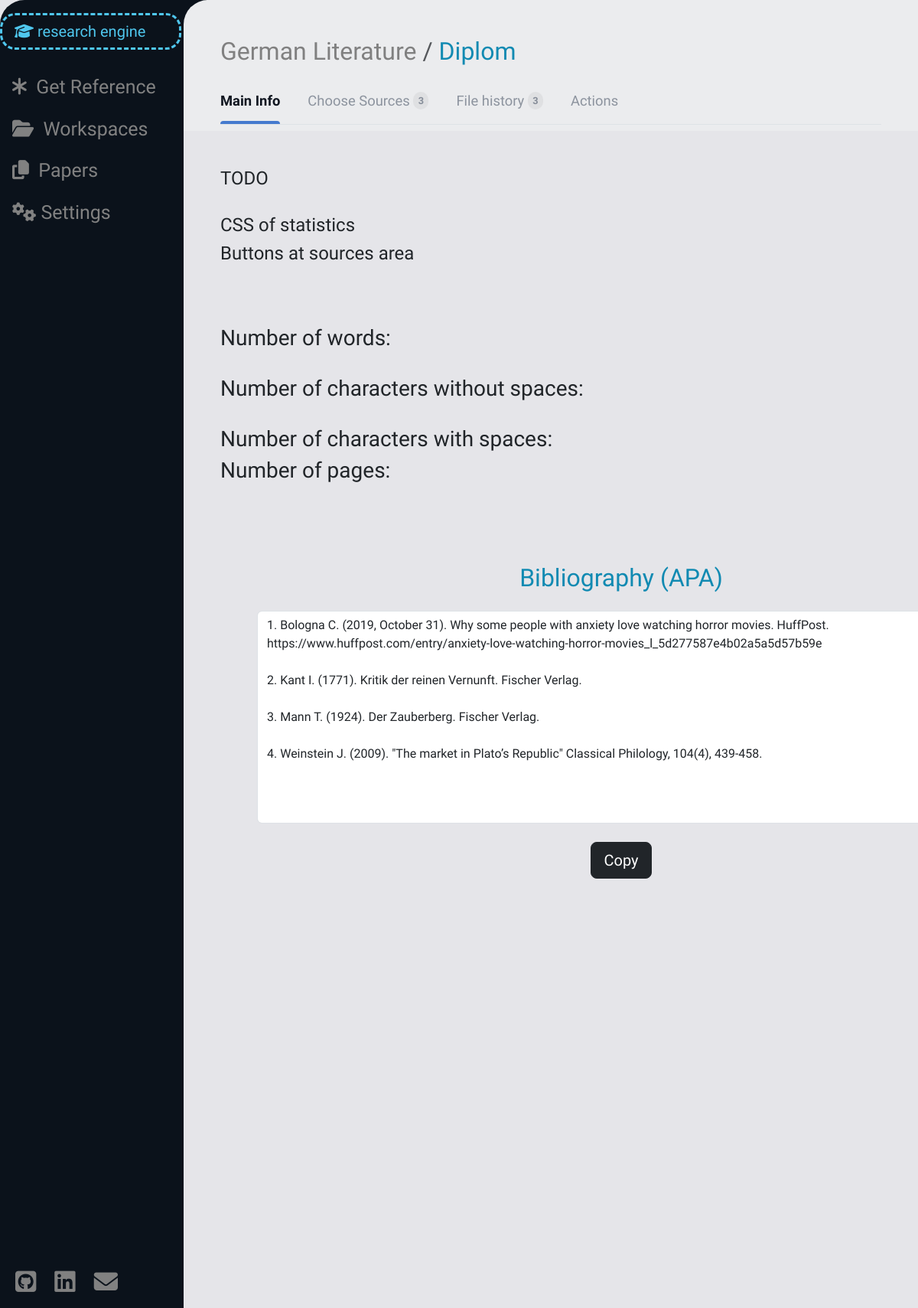
Screenshot of /paper_space/7 (signed in) with the database file from the repository.
### paper_work/models.py (models this page shows, shortened)
class Paper(models.Model):
    work_space = models.ForeignKey(WorkSpace, on_delete=models.CASCADE, related_name="papers")
    user = models.ForeignKey(User, on_delete=models.CASCADE, related_name="papers")
    title = models.CharField(max_length=50, unique=True)
    citation_style = models.CharField(max_length=3, choices=CITATION_STYLES)
    sources = models.ManyToManyField(Source, related_name="papers")
    archived = models.BooleanField(default=False)
    def __str__(self):
        return self.title
    def get_last_file_id(self) -> int | None:
        try:
            return PaperFile.objects.filter(paper=self).order_by("-pk")[0].pk
        except IndexError:
            return None

class Bibliography(models.Model):
    paper = models.OneToOneField(Paper, on_delete=models.CASCADE, related_name="bibliography")
    apa = models.TextField(blank=True)
    mla = models.TextField(blank=True)

### work_space/models.py (models this page shows, shortened)
class WorkSpace(models.Model):
    owner = models.ForeignKey(User, on_delete=models.CASCADE, related_name="work_spaces")
    members = models.ManyToManyField(User, related_name="guest_work_spaces")
    title = models.CharField(max_length=50)
    archived = models.BooleanField(default=False)
    def __str__(self):
        return self.title

### paper_work/views.py (the view)
# urls.py: path("paper_space/<int:paper_id>", views.paper_space, name="paper_space"),
@login_required(redirect_field_name=None)
def paper_space(request, paper_id):
    paper = check_paper(paper_id, request.user)
    sources = paper.sources.all()
    paper_files = get_paper_files(paper)
    paper_data = {
        "paper": paper,
        "paper_sources": sources,
        "paper_files": paper_files,
        "number_of_sources": len(sources),
        "number_of_files": len(paper_files),
        "last_file_id": paper.get_last_file_id(),
        "bibliography": get_right_bibliography(paper),
        "chosen_source_ids": get_chosen_source_ids(paper),
        "space_sources": get_work_space_sources(paper.work_space),
        "available_spaces": get_available_spaces(paper, request.user),
        "new_file_form": UploadPaperFileForm(),
        "rename_form": RenamePaperForm().set_initial(paper.title),
        "work_spaces": get_user_work_spaces(request.user),
        "papers": get_user_papers(request.user)
    }
    return render(request, "main/paper_space.html", paper_data)

### file_handling/forms.py
class UploadPaperFileForm(forms.Form):
    file = forms.FileField(widget=forms.FileInput(attrs={
        "accept": ACCEPTED_UPLOAD_FORMATS,
        "type": "file",
        "id": "file-field",
        "class": LARGE_FILE_FIELD,
        "placeholder": "File"})
    )
    commit_text = forms.CharField(required=False, widget=forms.TextInput(attrs={
        "type": "text",
        "id": "commit-field",
        "class": CLASS_,
        "autocomplete": "off",
        "placeholder": "Commit text"
    }))

### paper_work/forms.py
class RenamePaperForm(NewPaperForm):
    def set_initial(self, paper_title: str):
        self.fields["title"].initial = paper_title
        return self

### bookshelf/models.py (called while the page is built)
    def cast(self):
        return self.real_type.get_object_for_this_type(pk=self.pk)

    def get_file(self) -> SourceFile | None:
        try:
            return SourceFile.objects.get(source=self)
        except ObjectDoesNotExist:
            return None

    def get_type(self) -> str:
        source_type = self.cast()
        match source_type:
            case Book():
                return "book"
            case Article():
                return"article"
            case Chapter():
                return "chapter"
            case Webpage():
                return "webpage"

### file_handling/models.py (called while the page is built)
    def __str__(self):
        return f"{self.paper} #{self.version_number.split('#')[-1]}"

### paper_work/bibliography.py (called while the page is built)
def get_right_bibliography(paper: Paper) -> str | None:
    bibliography = get_bibliography(paper)
    if not bibliography:
        return None
    if paper.citation_style == "APA":
        return bibliography.apa
    elif paper.citation_style == "MLA":
        return bibliography.mla
    else:
        return None

def get_bibliography(paper: Paper) -> Bibliography | None:
    try:
        return Bibliography.objects.get(paper=paper)
    except ObjectDoesNotExist:
        return None

### paper_work/helpers.py (called while the page is built)
def get_available_spaces(paper: Paper, user: User) -> list:
    users_spaces = get_user_work_spaces(user)
    return [space for space in users_spaces if space != paper.work_space]

def get_paper_files(paper: Paper):
    return PaperFile.objects.filter(paper=paper).order_by("-version_number")

def get_chosen_source_ids(paper: Paper) -> list:
    return [source.pk for source in paper.sources.all()]

### user_management/helpers.py (called while the page is built)
def get_user_work_spaces(user: User, archived=False) -> list:
    return list(chain(user.work_spaces.filter(archived=archived), user.guest_work_spaces.filter(archived=archived)))

def get_user_papers(user: User, archived=False):
    return user.papers.filter(archived=archived)

### templates/main/paper_space.html (shortened to what this page needs)
{% extends "layout.html" %}
{% load static %}
{% block header %}
    <nav aria-label="breadcrumb">
        <ol class="breadcrumb">
            <li class="breadcrumb-item"><a href="{% url 'work_space:space_view' paper.work_space.pk %}" class="color-grey">{{ paper.work_space }}</a></li>
            <li class="breadcrumb-item active light-blue" aria-current="page">
                <h2 class="one-liner light-blue">{{ paper }}&nbsp;</h2>
            </li>
        </ol>
    </nav>
{% endblock %}
{% block nav_links %}
    <nav class="nav-tabs" id="nav-tabs">
        <a onclick="show_paper_area('main-area');return false" href="#" type="button" class="active">
            Main Info
        </a>
        <a onclick="show_paper_area('sources-area');return false" href="#" type="button">
            Choose Sources&nbsp;<span>{{ number_of_sources }}</span>
        </a>
        <a onclick="show_paper_area('files-area');return false" href="#" type="button">
            File history&nbsp;<span>{{ number_of_files }}</span>
        </a>
        <a onclick="show_paper_area('actions-area');return false" href="#" type="button" id="actions-button">
            Actions
        </a>
    </nav>
{% endblock %}
{% block body %}
    <div class="paper-area" id="main-area">
        <h4>TODO</h4>
        <br>
        <h4>CSS of statistics</h4>
        <h4>Buttons at sources area</h4>
        <br><br><br>
        {% if last_file_id %}
            <h3>Number of words: <div id="number-of-words"></div></h3>
            <br>
            <h3>Number of characters without spaces: <div id="characters-no-space"></div></h3>
            <br>
            <h3>Number of characters with spaces: <div id="characters-with-space"></div></h3>
            <h3>Number of pages: <div id="number-of-pages"></div></h3>
        {% else %}
            <a onclick="open_paper_actions(); return false" class="light-blue" href="#" type="button">
                <h1>Upload your first file to see statistics!</h1>
            </a>
        {% endif %}
        <br><br><br><br>
        {% if paper_sources %}
            <div>
                <h2 class="mb-4 light-blue" id="bibliography-header">Bibliography ({{ paper.citation_style }})</h2>
                <textarea class="form-control ms-5" id="bibliography-textarea">{{ bibliography }}</textarea>
                <button onclick="copy_bibliography()" type="button" class="btn btn-lg btn-dark mt-4" id="bibliography-button">Copy</button>
            </div>
        {% else %}
            <script>disable_scrolling();</script>
        {% endif %}
    </div>
{% endblock %}

### templates/layout.html (shortened to what this page needs)
{% load static %}
<!DOCTYPE html>
<html lang="en">
    <head>
        <link href="https://cdn.jsdelivr.net/npm/bootstrap@5.3.2/dist/css/bootstrap.min.css" rel="stylesheet">
        <link href="{% static 'css/styles.css' %}" rel="stylesheet">
    </head>
    <body>
        <div class="sidenav">
            <div id="re">
                {% if user.is_authenticated and not invitation %}
                    <div id="re-main-button" class="pointy-cursor" onclick="openNav()">
                        <i class="fa-solid fa-graduation-cap"></i>
                        research engine
                    </div>
                {% else %}
                    <div id="re-main-button">
                        <i class="fa-solid fa-graduation-cap"></i>
                        research engine
                    </div>
                {% endif %}
            </div>
            <div id="sidenav-closed-view">
                <a class="mt-4" href="{% url 'website:lobby' %}"><i class="fa-solid fa-asterisk"></i>&nbsp;&nbsp;Get Reference</a>
                {% if user.is_authenticated %}
                    <div>
                        {% if work_spaces %}
                            <a onclick="dropdown_spaces()" class="dropbtn pointy-cursor"><i class="fa-solid fa-folder-open"></i>&nbsp;&nbsp;Workspaces</a>
                        {% endif %}
                        {% if papers %}
                            <a onclick="dropdown_papers()" class="dropbtn pointy-cursor"><i class="fa-solid fa-copy"></i>&nbsp;&nbsp;Papers</a>
                        {% endif %}
                    </div>
                    <a href="{% url 'website:account_settings' %}"><i class="fa-solid fa-gears"></i>&nbsp;Settings</a>
                {% endif %}
                <nav id="footer-menu" class="nav pb-1 ps-1">
                    <a href="https://github.com/Arseniy007" class="color-black"><i class="fa-brands fa-square-github fa-lg"></i></a>
                    <a href="https://www.linkedin.com/in/arseniy-shapiro-162932289" class="color-black"><i class="fa-brands fa-linkedin fa-lg"></i></a>
                    <a id="email-link" class="color-black pointy-cursor" data-bs-toggle="popover" data-bs-title="Contact me :)" data-bs-content="arseniy.shapiro@gmail.com" data-html="true"><i class="fa-solid fa-envelope fa-lg"></i></a>
                </nav>
            </div>
        </div>
        <main>
            {% block headless %}
                <header id="header">
                    <h2 id="header-text">{% block header %}{% endblock %}</h2>
                    {% block nav_links %}{% endblock %}
                </header>
                <div id="content">
                    <div>
                        {% block body %}{% endblock %}
                    </div>
                </div>
            {% endblock %}
        </main>
    </body>
</html>

### static/css/styles.css (style rules this page uses)
html, body { background-color: #e5e5e9; overscroll-behavior-y: none; margin: 0; height: 100%; }
main { margin-left: 240px; border-top-left-radius: 2rem; font-family: 'Special Elite', serif; overflow: hidden; position: relative; height: 100%; overflow-y: scroll; }
#content { background-color: #e5e5e9; padding: 3rem; overflow: hidden; display: table; height: 100%; }
.sidenav { height: 100%; width: 270px; position: fixed; top: 0; left: 0; border-top-left-radius: 2rem; background: #0b121b; overflow-x: hidden; transition: 0.5s; padding-top: 15px; border-right: solid; }
.sidenav a { padding: 6px 8px 6px 16px; margin-bottom: 5px; text-decoration: none; font-size: 25px; color: #818181; display: block; transition: 0.3s; font-family: 'Special Elite', serif; }
#re { margin-top: 2px; margin-bottom: 15px; }
#re-main-button { padding: 6px 8px 6px 16px; text-decoration: none; font-size: 20px; font-family: 'Special Elite', serif; color: #4fc7ee; display: block; border-style: dashed; margin-right: 30px; border-radius: 20px; }
#footer-menu { position: absolute; bottom: 0; }
header { padding: 3rem 3rem 0.5rem 3rem; background-color: #ebecee !important; }
.nav-tabs a, .nav-link { margin-right: 2rem; display: inline-block; padding: 1rem 0 1rem 0; font-size: 1.15rem; color: #8c939e; position: relative; }
.nav-tabs a.active { color: #101620; font-weight: 600; }
.nav-tabs a.active::after { content: ""; position: absolute; bottom: 0; left: 0; width: 100%; height: 4px; background: #457ace; border-top-right-radius: 10px; border-top-left-radius: 10px; }
.nav-tabs a span { border-radius: 10px; font-size: 0.8rem; padding: 0.25rem 0.4rem; font-weight: 600; vertical-align: middle; position: relative; top: -2px; background: #dfe0e2; color: #868d99; }
.one-liner { display: inline; }
.pointy-cursor { cursor: pointer; }
.reference-textarea, #bibliography-textarea { overflow: hidden; }
#bibliography-textarea { width: 1000px; }
#bibliography-header { display: flex; justify-content: center; }
#bibliography-button { display: block; margin: auto; }
a:link { text-decoration: none; }
.light-blue, #header-text, #form-header { color: #118ab2; }
.color-black { color: black; }
.color-grey { color: grey; }

### rows the page displays
Paper: work_space "German Literature", title "Diplom", citation_style "APA"
Bibliography: apa "1. Bologna C. (2019, October 31). Why some people with anxiety love watching horror movies. HuffPost. https://www.huffpost.com/entry/anxiety-love-watching-horror-movies_l_5d277587e4b02a5a5d57b59e 2. Kant I. (1771). Kritik der reinen Vernunft. Fischer Verlag. 3. Mann T. (1924). Der Zauberberg. Fischer Verlag. 4. Weinstein J. (2009). \"The market in Plato’s Republic\" Classical Philology, 104(4), 439-458."

### other values shown
{{ number_of_sources }} "3"
{{ number_of_files }} "3"
